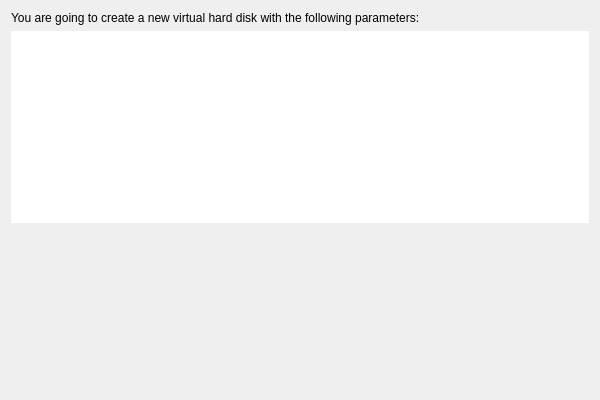
<?xml version="1.0" encoding="UTF-8"?>
<ui version="4.0">
 <comment>
 VBox frontends: Qt4 GUI ("VirtualBox"):

     Copyright (C) 2009-2010 Oracle Corporation

     This file is part of VirtualBox Open Source Edition (OSE), as
     available from http://www.virtualbox.org. This file is free software;
     you can redistribute it and/or modify it under the terms of the GNU
     General Public License (GPL) as published by the Free Software
     Foundation, in version 2 as it comes in the "COPYING" file of the
     VirtualBox OSE distribution. VirtualBox OSE is distributed in the
     hope that it will be useful, but WITHOUT ANY WARRANTY of any kind.
 </comment>
 <class>UINewHDWzdPage4</class>
 <widget class="QWidget" name="UINewHDWzdPage4">
  <property name="geometry">
   <rect>
    <x>0</x>
    <y>0</y>
    <width>600</width>
    <height>400</height>
   </rect>
  </property>
  <property name="sizePolicy">
   <sizepolicy hsizetype="Minimum" vsizetype="Minimum">
    <horstretch>0</horstretch>
    <verstretch>0</verstretch>
   </sizepolicy>
  </property>
  <layout class="QVBoxLayout" name="m_pLayout1">
   <property name="bottomMargin" >
    <number>0</number>
   </property>
   <item>
    <widget class="QILabel" name="m_pPage4Text1">
     <property name="text">
      <string>You are going to create a new virtual hard disk with the following parameters:</string>
     </property>
     <property name="wordWrap">
      <bool>true</bool>
     </property>
    </widget>
   </item>
   <item>
    <widget class="QTextEdit" name="m_pSummaryText">
     <property name="sizePolicy">
      <sizepolicy hsizetype="Expanding" vsizetype="Fixed">
       <horstretch>0</horstretch>
       <verstretch>0</verstretch>
      </sizepolicy>
     </property>
     <property name="minimumSize">
      <size>
       <width>300</width>
       <height>0</height>
      </size>
     </property>
     <property name="frameShape">
      <enum>QFrame::NoFrame</enum>
     </property>
     <property name="readOnly">
      <bool>true</bool>
     </property>
    </widget>
   </item>
   <item>
    <widget class="QILabel" name="m_pPage4Text2">
     <property name="wordWrap">
      <bool>true</bool>
     </property>
    </widget>
   </item>
   <item>
    <spacer name="m_pSpacer1">
     <property name="sizeHint" stdset="0">
      <size>
       <width>0</width>
       <height>0</height>
      </size>
     </property>
    </spacer>
   </item>
  </layout>
 </widget>
 <customwidgets>
  <customwidget>
   <class>QILabel</class>
   <extends>QLabel</extends>
   <header>QILabel.h</header>
  </customwidget>
 </customwidgets>
 <resources/>
 <connections/>
</ui>
